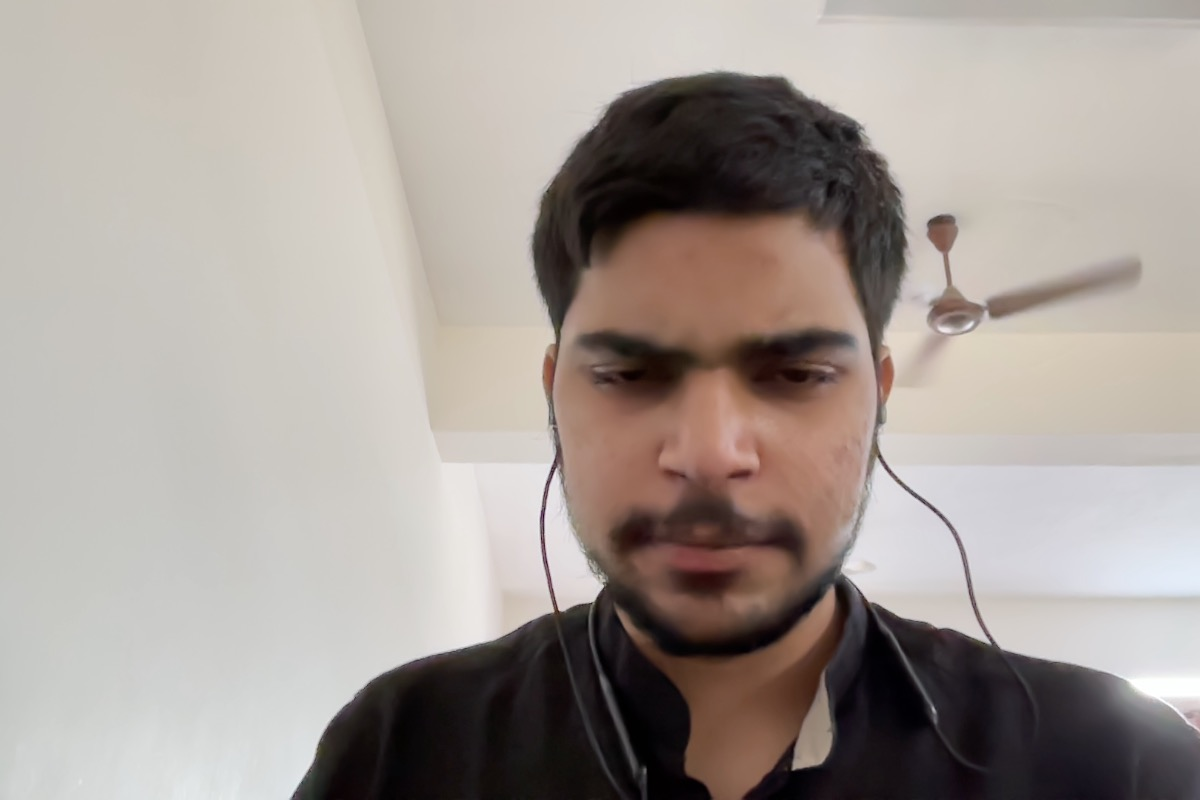
#> input picture image_1.jpg, 1200 x 800 px
$ jupyter execute Affine_Transforms_OpenCV.ipynb
#> lines starting #> are read from the running program, lines starting #| are printed output that depends on the picture
# Affine Transforms using InBuilt Functions

[cell 1]
import cv2 as cv
import numpy as np
import matplotlib.pyplot as plt

def image_translation(floating_shear_value, RADIAN_ANGLE, SCALE_x_y):
#> called with floating_shear_value = 0.3, RADIAN_ANGLE = 45
    image_1 = cv.imread("image_1.jpg", cv.IMREAD_COLOR)
#> image_1 is the input picture: shape (800, 1200, 3); mean B, G, R 150.6, 156.4, 165.2

    if image_1 is None:
        print("Error: Could not load image_1.jpg. Check the file path and integrity.")
        return None, None, None

    rows, cols, _ = image_1.shape
#> rows = 800; cols = 1200

    # Shear
    shear_factor = floating_shear_value
    M_shear = np.float32([[1, shear_factor, 0],
                          [0, 1, 0]])
    shear_image = cv.warpAffine(image_1, M_shear, (cols, rows))
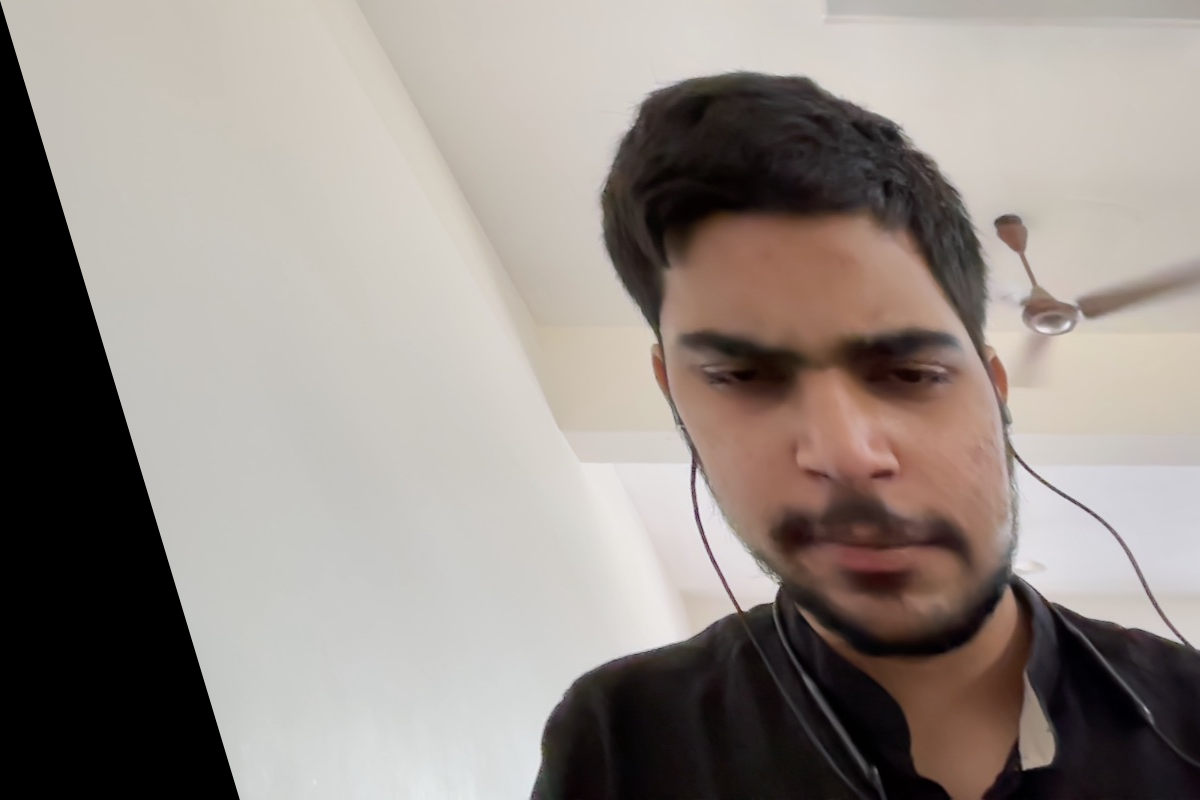
#> shear_image: shape (800, 1200, 3); mean B, G, R 134.6, 140.3, 148.8

    # Rotate
    angle = RADIAN_ANGLE
    M_rotate = cv.getRotationMatrix2D((cols/2, rows/2), angle, 1)
    rotated_image = cv.warpAffine(image_1, M_rotate, (cols, rows))
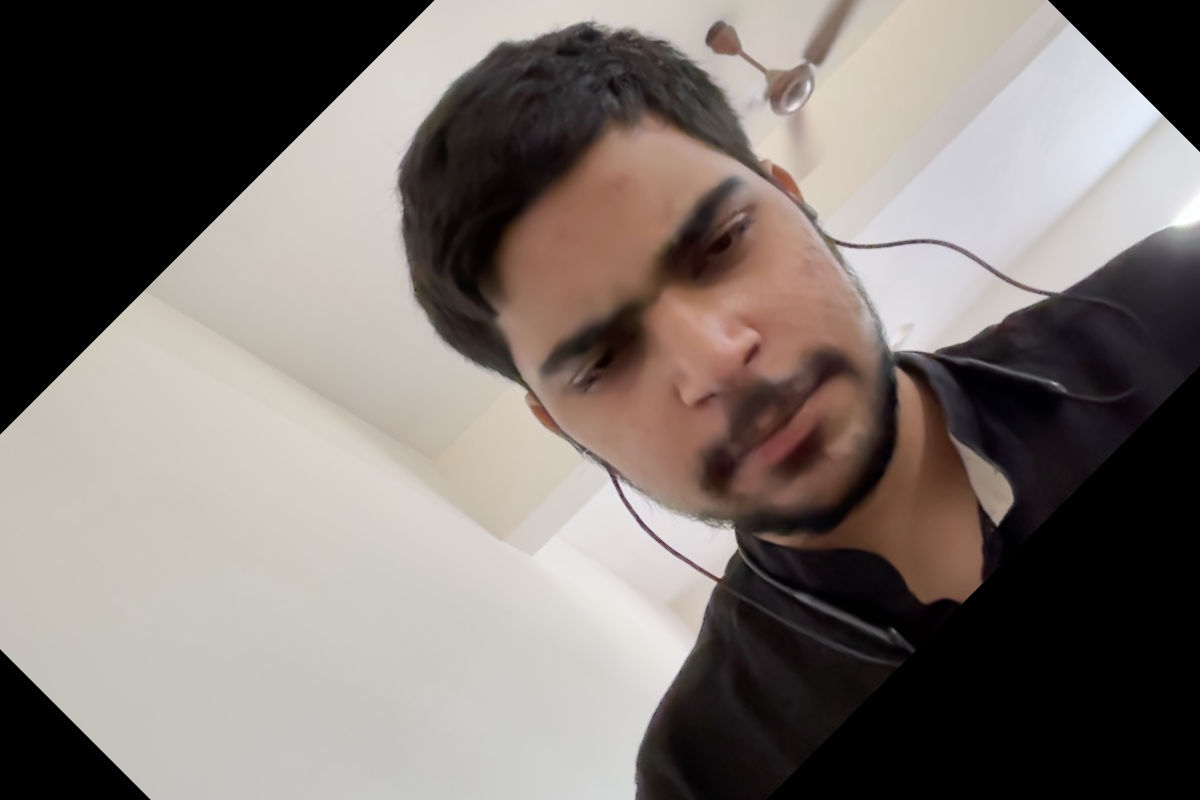
#> rotated_image: shape (800, 1200, 3); mean B, G, R 110.2, 114.9, 123.1

    # Scale
    scale_factor_x = SCALE_x_y[0]
    scale_factor_y = SCALE_x_y[1]
    M_scale = np.float32([[scale_factor_x, 0, 0],
                          [0, scale_factor_y, 0]])
    scaled_image = cv.warpAffine(image_1, M_scale, (cols, rows))
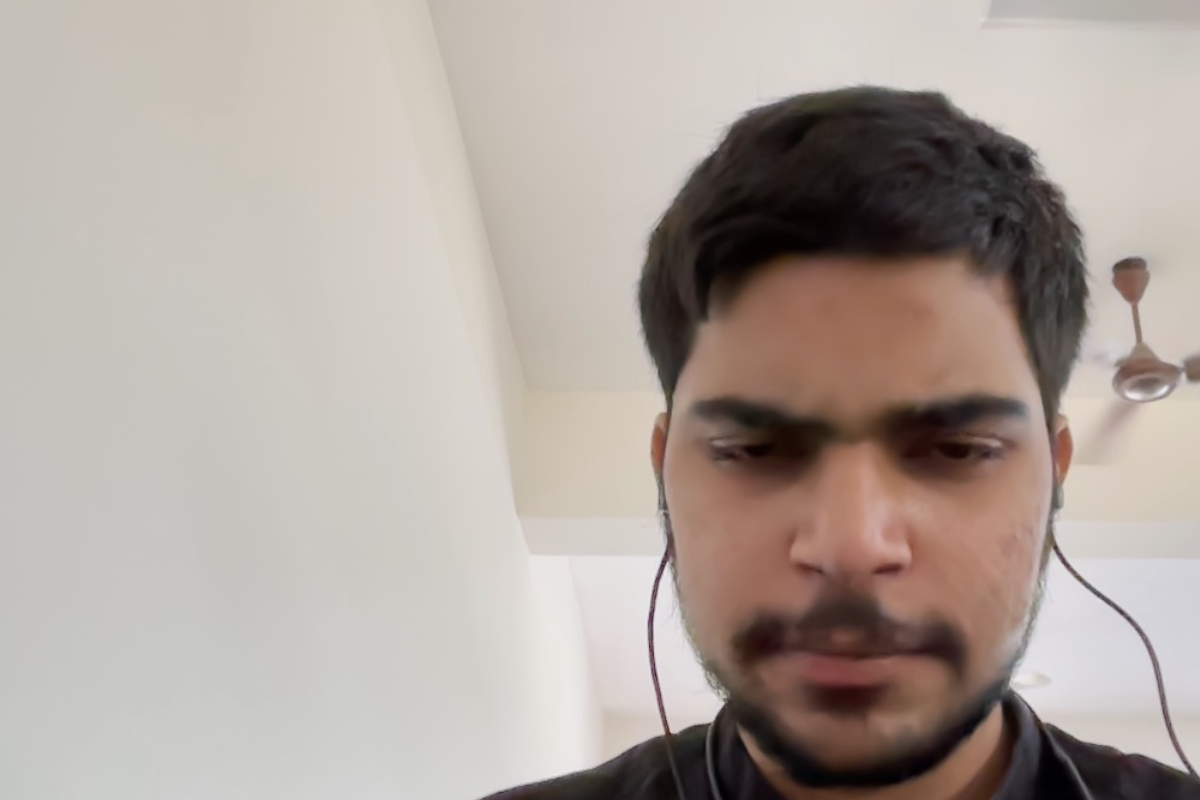
#> scaled_image: shape (800, 1200, 3); mean B, G, R 157.5, 164.6, 175

    # Convert BGR to RGB for displaying
    shear_image_rgb = cv.cvtColor(shear_image, cv.COLOR_BGR2RGB)
    rotated_image_rgb = cv.cvtColor(rotated_image, cv.COLOR_BGR2RGB)
    scaled_image_rgb = cv.cvtColor(scaled_image, cv.COLOR_BGR2RGB)

    return shear_image_rgb, rotated_image_rgb, scaled_image_rgb

shear_image, rotated_image, scaled_image = image_translation(0.3, 45, [1.2, 1.2])

# Plotting Outputs using Plotting Library

[cell 2]
fig, axs = plt.subplots(2, 2, figsize=(10, 10))

axs[0, 0].imshow(shear_image)
axs[0, 0].set_title('Shear')
axs[0, 0].axis('off')

axs[0, 1].imshow(rotated_image)
axs[0, 1].set_title('Rotation')
axs[0, 1].axis('off')

axs[1, 0].imshow(scaled_image)
axs[1, 0].set_title('Scaled')
axs[1, 0].axis('off')

plt.show()
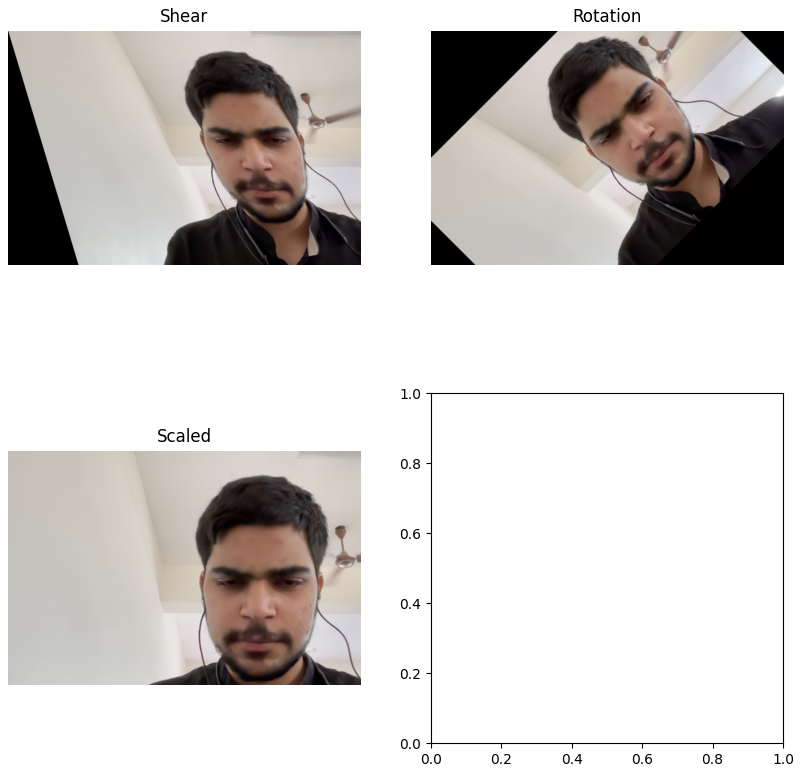
#> figure drawn by matplotlib, 3 panels

$ run again, with image_2.jpg copied over image_1.jpg
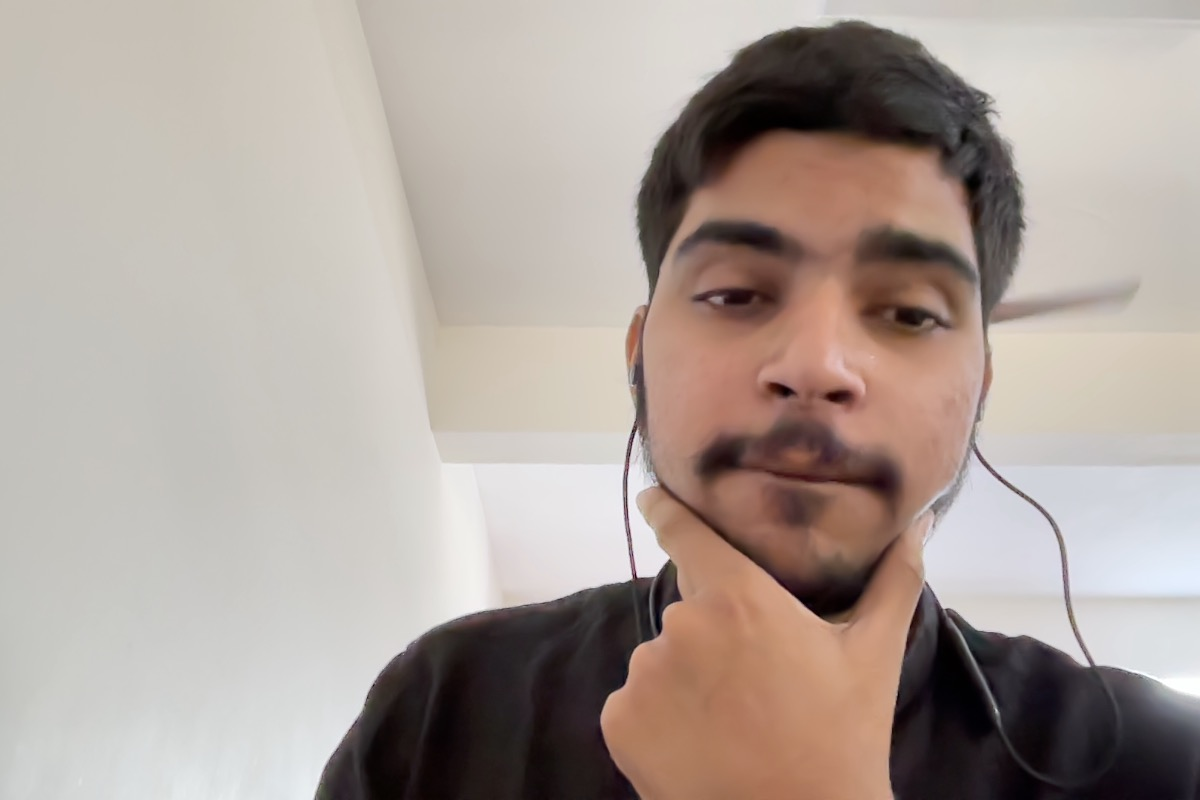
#> input picture image_2.jpg, 1200 x 800 px
#> in image_translation, image_1 is the input picture: shape (800, 1200, 3); mean B, G, R 153.9, 161, 173
#> in image_translation, `scaled_image = cv.warpAffine(image_1, M_scale, (cols, rows))`:
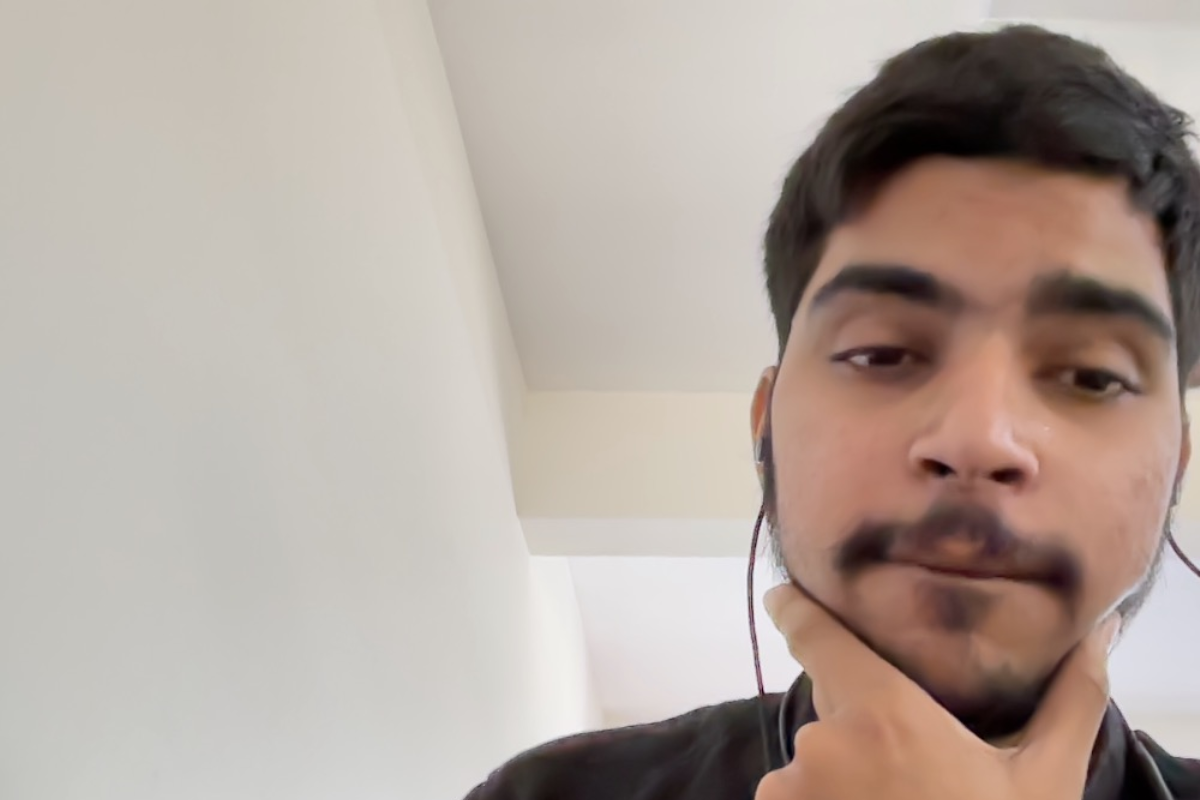
#> scaled_image: shape (800, 1200, 3); mean B, G, R 157.5, 165.7, 178.9
#> `plt.show()`:
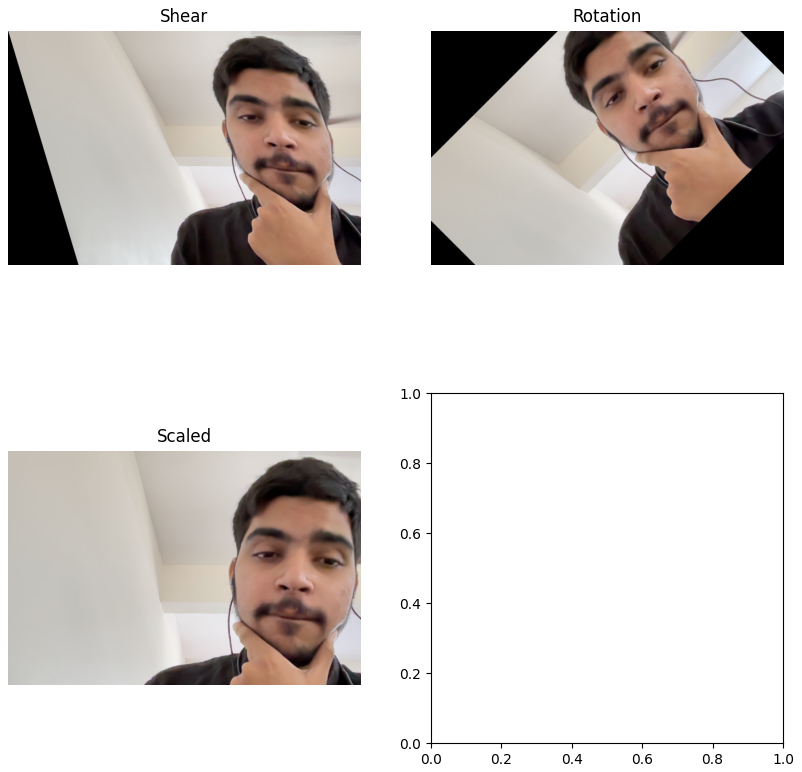
#> figure drawn by matplotlib, 3 panels
